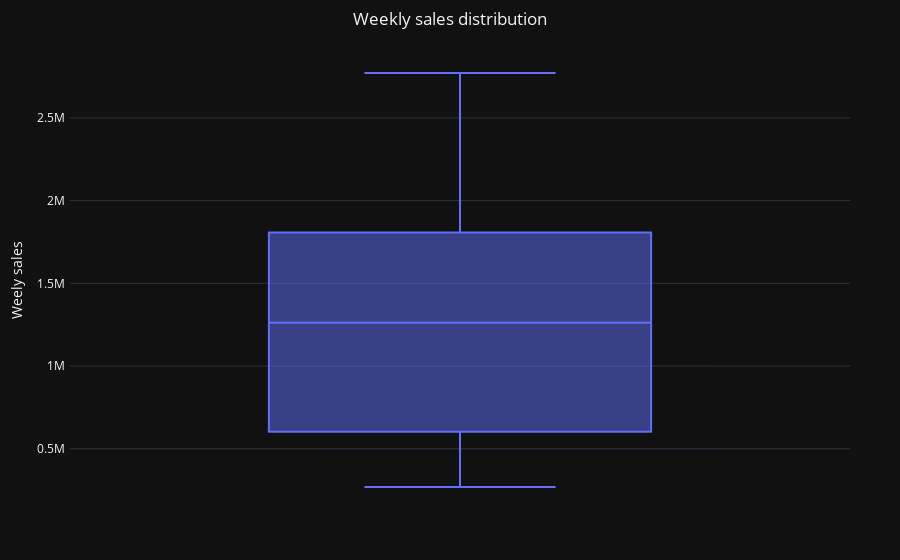

The code cell stored with this chart in its notebook:
### Code cell
# Display Weekly sales (target) distribution
fig = px.box(df, y="Weekly_Sales",
                   title= "Weekly sales distribution"
                   )

fig.update_layout(title_x = 0.5,
                  margin=dict(l=50,r=50,b=50,t=50,pad=4),
                  yaxis_title = 'Weely sales',
                  xaxis = {'visible': False},
                  template = 'plotly_dark'
                  )

fig.show()

### Figure 1 — Plotly figure (JSON) as saved in the notebook; plotly's stock layout.template omitted (floating-point values rounded to 4 significant figures; data arrays with more than 128 entries replaced by an {"elided": "..."} marker saying what was removed)
{"data": [{"alignmentgroup": "True", "hovertemplate": "Weekly_Sales=%{y}<extra></extra>", "legendgroup": "", "marker": {"color": "#636efa"}, "name": "", "notched": false, "offsetgroup": "", "orientation": "v", "showlegend": false, "type": "box", "x0": " ", "xaxis": "x", "y": {"elided": "150 float values"}, "y0": " ", "yaxis": "y"}], "layout": {"boxmode": "group", "legend": {"tracegroupgap": 0}, "margin": {"b": 50, "l": 50, "pad": 4, "r": 50, "t": 50}, "title": {"text": "Weekly sales distribution", "x": 0.5}, "xaxis": {"anchor": "y", "domain": [0, 1], "visible": false}, "yaxis": {"anchor": "x", "domain": [0, 1], "title": {"text": "Weely sales"}}}}
